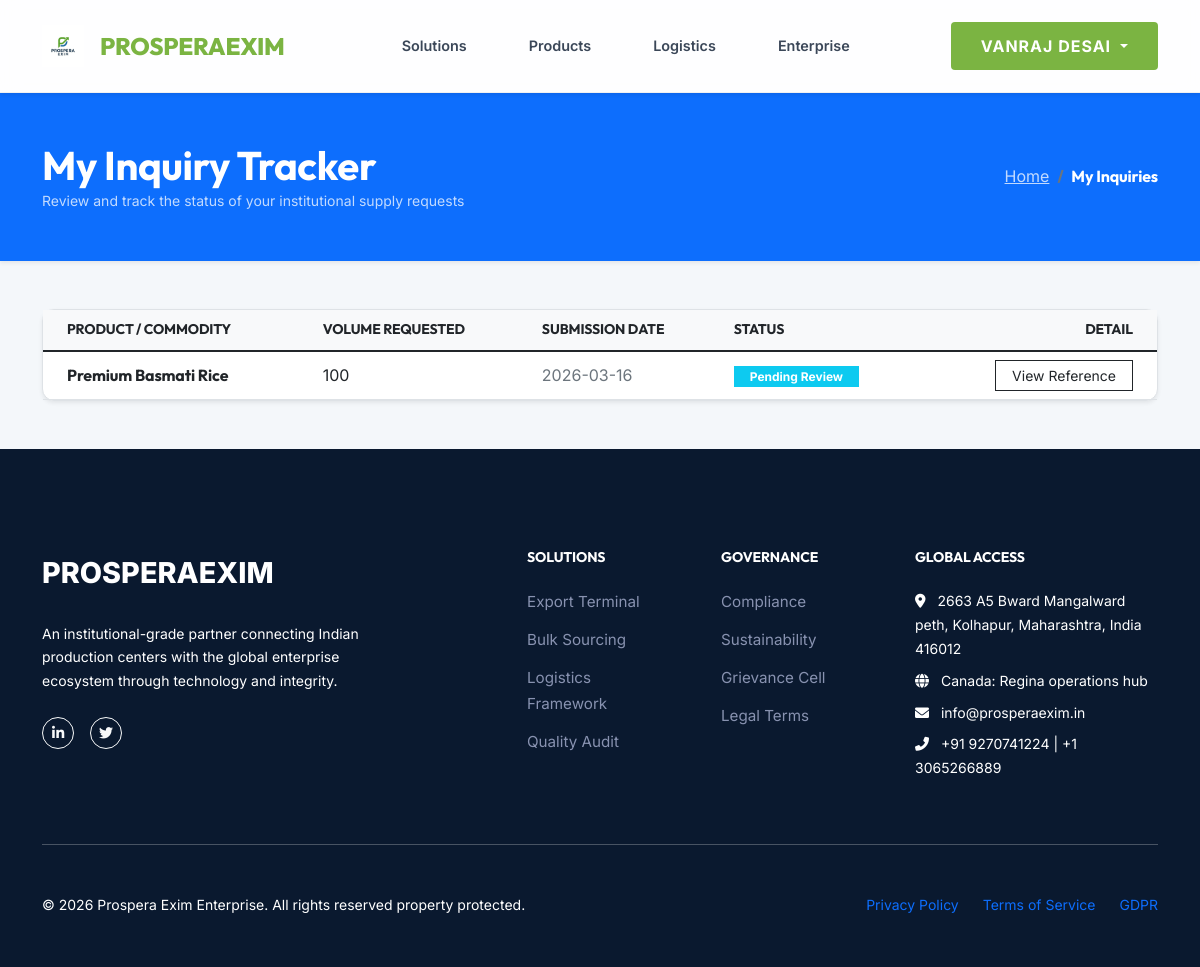
Page /my-inquiries (signed in) on the committed database.
### models.py (models this page shows, shortened)
class User(UserMixin, db.Model):
    id = db.Column(db.Integer, primary_key=True)
    name = db.Column(db.String(100), nullable=False)
    email = db.Column(db.String(120), unique=True, nullable=False)
    password_hash = db.Column(db.String(128))
    company_name = db.Column(db.String(200))
    country = db.Column(db.String(100))
    state = db.Column(db.String(100))
    is_admin = db.Column(db.Boolean, default=False)
    created_at = db.Column(db.DateTime, default=datetime.utcnow)

class Inquiry(db.Model):
    id = db.Column(db.Integer, primary_key=True)
    user_id = db.Column(db.Integer, db.ForeignKey('user.id'), nullable=True) # Optional link to registered user
    company_name = db.Column(db.String(200), nullable=False)
    contact_person = db.Column(db.String(200), nullable=False)
    email = db.Column(db.String(120), nullable=False)
    country = db.Column(db.String(100))
    state = db.Column(db.String(100))
    product_name = db.Column(db.String(200), nullable=False)
    quantity = db.Column(db.String(100), nullable=False)
    message = db.Column(db.Text)
    created_at = db.Column(db.DateTime, default=datetime.utcnow)

### routes/public_routes.py (the view)
@public_bp.route('/my-inquiries')
@login_required
def my_inquiries():
    inquiries = Inquiry.query.filter_by(user_id=current_user.id).order_by(Inquiry.created_at.desc()).all()
    return render_template('public/my_inquiries.html', inquiries=inquiries)

### templates/public/my_inquiries.html (shortened to what this page needs)
{% extends "base.html" %}
{% block content %}
<div class="bg-primary text-white py-5 mb-5 shadow-sm">
    <div class="container d-flex justify-content-between align-items-center">
        <div>
            <h1 class="fw-bold mb-0">My Inquiry Tracker</h1>
            <p class="small opacity-75 mb-0">Review and track the status of your institutional supply requests</p>
        </div>
        <nav aria-label="breadcrumb">
            <ol class="breadcrumb mb-0">
                <li class="breadcrumb-item"><a href="{{ url_for('public.index') }}" class="text-white opacity-75">Home</a></li>
                <li class="breadcrumb-item active text-white fw-bold" aria-current="page">My Inquiries</li>
            </ol>
        </nav>
    </div>
</div>
<div class="container mb-5">
    <div class="row">
        <div class="col-12">
            {% if inquiries %}
                <div class="portfolio-card bg-white border shadow-sm">
                    <div class="table-responsive">
                        <table class="table table-hover align-middle mb-0">
                            <thead class="bg-light text-uppercase small fw-bold">
                                <tr>
                                    <th class="ps-4">Product / Commodity</th>
                                    <th>Volume Requested</th>
                                    <th>Submission Date</th>
                                    <th>Status</th>
                                    <th class="text-end pe-4">Detail</th>
                                </tr>
                            </thead>
                            <tbody>
                                {% for inquiry in inquiries %}
                                <tr>
                                    <td class="ps-4">
                                        <span class="fw-bold text-navy">{{ inquiry.product_name }}</span>
                                    </td>
                                    <td>{{ inquiry.quantity }}</td>
                                    <td class="text-muted">{{ inquiry.created_at.strftime('%Y-%m-%d') }}</td>
                                    <td>
                                        <span class="badge bg-info text-white rounded-0 px-3">Pending Review</span>
                                    </td>
                                    <td class="text-end pe-4">
                                        <button class="btn btn-sm btn-outline-dark rounded-0 px-3" data-bs-toggle="modal" data-bs-target="#inquiryModal{{ inquiry.id }}">
                                            View Reference
                                        </button>
                                    </td>
                                </tr>
                                {% endfor %}
                            </tbody>
                        </table>
                    </div>
                </div>
            {% endif %}
        </div>
    </div>
</div>
{% endblock %}

### templates/base.html (shortened to what this page needs)
{% extends "skeleton.html" %}
{% block body %}
    <nav class="navbar navbar-expand-lg sticky-top shadow-sm">
        <div class="container py-1">
            <a class="navbar-brand d-flex align-items-center" href="{{ url_for('public.index') }}">
                <img src="{{ url_for('static', filename='images/logo.png') }}" alt="Prospera Exim" height="42" class="me-3">
                <span class="text-navy">PROSPERA</span><span class="text-brand-green">EXIM</span>
            </a>
            <div class="collapse navbar-collapse" id="navbarNav">
                <ul class="navbar-nav mx-auto">
                    <li class="nav-item">
                        <a class="nav-link px-3" href="{{ url_for('public.index') }}">Solutions</a>
                    </li>
                    <li class="nav-item">
                        <a class="nav-link px-3" href="{{ url_for('public.choice') }}">Products</a>
                    </li>
                    <li class="nav-item">
                        <a class="nav-link px-3" href="{{ url_for('public.logistics') }}">Logistics</a>
                    </li>
                    <li class="nav-item">
                        <a class="nav-link px-3" href="{{ url_for('public.company') }}">Enterprise</a>
                    </li>
                </ul>
                <div class="d-flex align-items-center">
                    {% if current_user.is_authenticated %}
                        <div class="dropdown">
                            <button class="btn btn-access dropdown-toggle" type="button" id="userMenu" data-bs-toggle="dropdown">
                                {{ current_user.name }}
                            </button>
                        </div>
                    {% else %}
                        <a href="{{ url_for('auth.login') }}" class="btn btn-access">Access Portal</a>
                    {% endif %}
                </div>
            </div>
        </div>
    </nav>
    <main>
        {% block content %}{% endblock %}
    </main>
    <footer class="mt-5">
        <div class="container">
            <div class="row g-5">
                <div class="col-lg-4">
                    <div class="footer-brand"><span class="text-white">PROSPERA</span><span class="text-brand-green">EXIM</span></div>
                    <p class="text-slate small">An institutional-grade partner connecting Indian production centers with the global enterprise ecosystem through technology and integrity.</p>
                    <div class="d-flex gap-3 mt-4">
                        <a href="#" class="btn btn-sm btn-outline-light rounded-circle" style="width: 32px; height: 32px; padding: 0; line-height: 30px;"><i class="fab fa-linkedin-in"></i></a>
                        <a href="#" class="btn btn-sm btn-outline-light rounded-circle" style="width: 32px; height: 32px; padding: 0; line-height: 30px;"><i class="fab fa-twitter"></i></a>
                    </div>
                </div>
                <div class="col-md-4 col-lg-2 ms-lg-auto">
                    <h6 class="fw-bold mb-4 text-accent-blue small text-uppercase letter-spacing-2">Solutions</h6>
                    <a href="#" class="footer-link">Export Terminal</a>
                    <a href="#" class="footer-link">Bulk Sourcing</a>
                    <a href="#" class="footer-link">Logistics Framework</a>
                    <a href="#" class="footer-link">Quality Audit</a>
                </div>
                <div class="col-md-4 col-lg-2">
                    <h6 class="fw-bold mb-4 text-accent-blue small text-uppercase letter-spacing-2">Governance</h6>
                    <a href="#" class="footer-link">Compliance</a>
                    <a href="#" class="footer-link">Sustainability</a>
                    <a href="#" class="footer-link">Grievance Cell</a>
                    <a href="#" class="footer-link">Legal Terms</a>
                </div>
                <div class="col-md-4 col-lg-3">
                    <h6 class="fw-bold mb-4 text-accent-blue small text-uppercase letter-spacing-2">Global Access</h6>
                    <p class="text-slate small mb-2"><i class="fas fa-map-marker-alt me-2 text-brand-green"></i> 2663 A5 Bward Mangalward peth, Kolhapur, Maharashtra, India 416012</p>
                    <p class="text-slate small mb-2"><i class="fas fa-globe me-2 text-accent-blue"></i> Canada: Regina operations hub</p>
                    <p class="text-slate small mb-2"><i class="fas fa-envelope me-2"></i> info@prosperaexim.in</p>
                    <p class="text-slate small"><i class="fas fa-phone-alt me-2"></i> +91 9270741224 | +1 3065266889</p>
                </div>
            </div>
            <hr class="my-5 opacity-10">
            <div class="row align-items-center">
                <div class="col-md-6">
                    <p class="text-slate small mb-0">&copy; 2026 Prospera Exim Enterprise. All rights reserved property protected.</p>
                </div>
                <div class="col-md-6 text-md-end">
                    <div class="d-flex justify-content-md-end gap-4 mt-3 mt-md-0">
                        <a href="#" class="text-slate small text-decoration-none">Privacy Policy</a>
                        <a href="#" class="text-slate small text-decoration-none">Terms of Service</a>
                        <a href="#" class="text-slate small text-decoration-none">GDPR</a>
                    </div>
                </div>
            </div>
        </div>
    </footer>
{% endblock %}

### static/css/style.css (style rules this page uses)
:root { --primary-navy: #0A192F; --secondary-navy: #112240; --accent-blue: #64FFDA; --brand-green: #7bb442; --text-white: #E6F1FF; --text-slate: #8892B0; --bg-dark: #0A192F; --bg-light: #F4F7FA; --white: #ffffff; --glass: rgba(255, 255, 255, 0.05); --glass-border: rgba(255, 255, 255, 0.1); --transition: all 0.4s cubic-bezier(0.645, 0.045, 0.355, 1); --shadow-premium: 0 20px 50px rgba(0,0,0,0.1); }
body { font-family: 'Inter', 'Outfit', sans-serif; color: var(--primary-navy); background-color: var(--bg-light); line-height: 1.7; overflow-x: hidden; }
h1, h2, h3, h4, .fw-bold, .navbar-brand { font-family: 'Outfit', sans-serif; font-weight: 700; letter-spacing: -0.01em; }
.navbar { background: rgba(255, 255, 255, 0.85); backdrop-filter: blur(10px); padding: 1rem 0; border-bottom: 1px solid rgba(0,0,0,0.05); transition: var(--transition); }
.navbar-brand { font-weight: 800; font-size: 1.5rem; color: var(--primary-navy) !important; text-transform: uppercase; }
.navbar-brand span { color: var(--brand-green); }
.nav-link { color: var(--primary-navy) !important; font-weight: 600; font-size: 0.9rem; margin: 0 15px; position: relative; opacity: 0.8; }
.nav-link::after { content: ''; position: absolute; bottom: -5px; left: 0; width: 0; height: 2px; background-color: var(--accent-blue); transition: var(--transition); }
.btn-access { background: var(--brand-green); color: white; border: none; font-weight: 700; padding: 12px 30px; border-radius: 4px; transition: var(--transition); text-transform: uppercase; letter-spacing: 1px; }
.portfolio-card { background: white; border: none; border-radius: 12px; transition: var(--transition); border-bottom: 4px solid transparent; }
footer { background: var(--bg-dark); color: white; padding: 100px 0 50px; }
.footer-brand { font-size: 1.8rem; font-weight: 800; margin-bottom: 1.5rem; }
.footer-link { color: var(--text-slate); text-decoration: none; transition: var(--transition); display: block; margin-bottom: 12px; font-size: 0.95rem; }

### rows in the picture
User: name "VANRAJ DESAI"
Inquiry: product_name "Premium Basmati Rice", quantity "100", created_at "2026-03-16"
